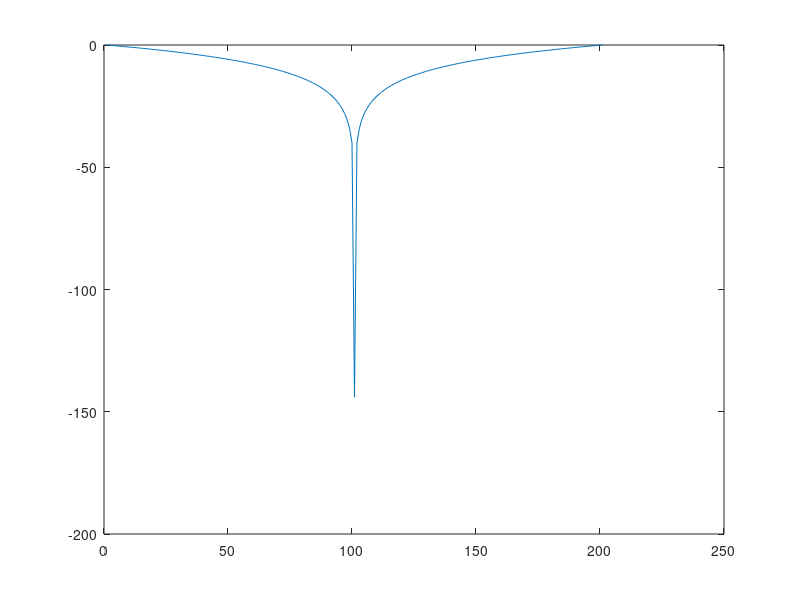

Source code (MATLAB):
%% dBConversion.m
% This script has been inspired and adpated from Tarr, E. (2019).
% Converting linear amplitude from signal to decibel scale.

x = [-1:.01:1].'; % Linear amp vales over FS
N = length(x);

for n = 1:N
    x_dB(n,1) = 20 * log10(abs(x(n,1))); % converting to dB
    if x_dB(n,1) < -144
        x_dB(n,1) = -144 % prevents negative inf
    end
end

plot(x_dB);